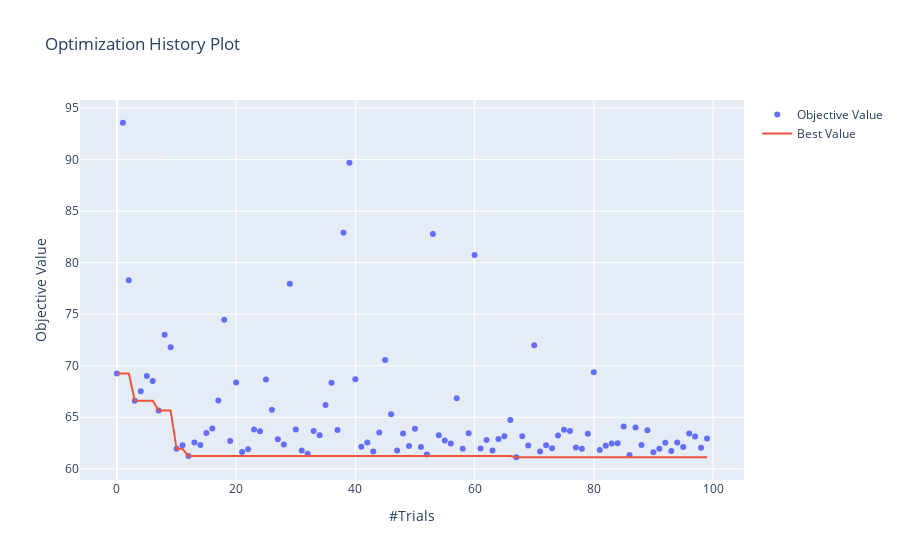

The cell this chart's notebook holds for it:
### Code cell
# 시각화
optuna.visualization.plot_optimization_history(study)
